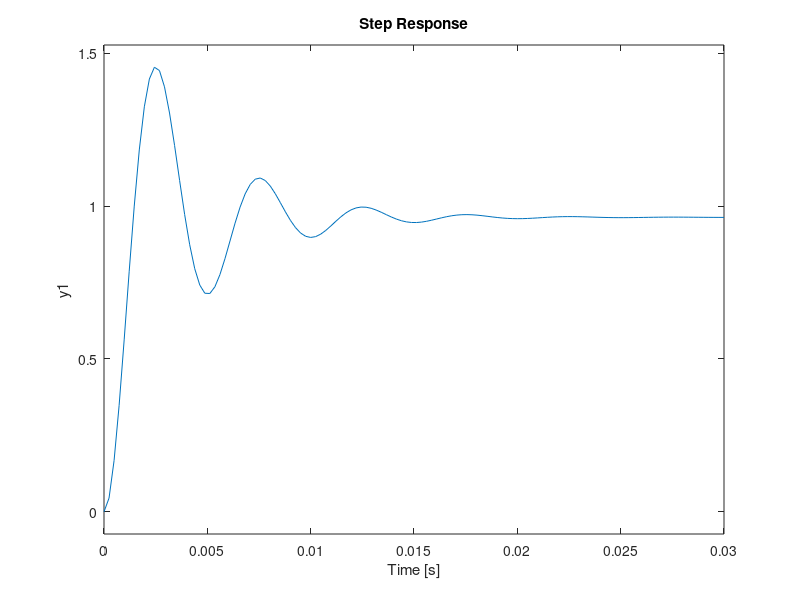
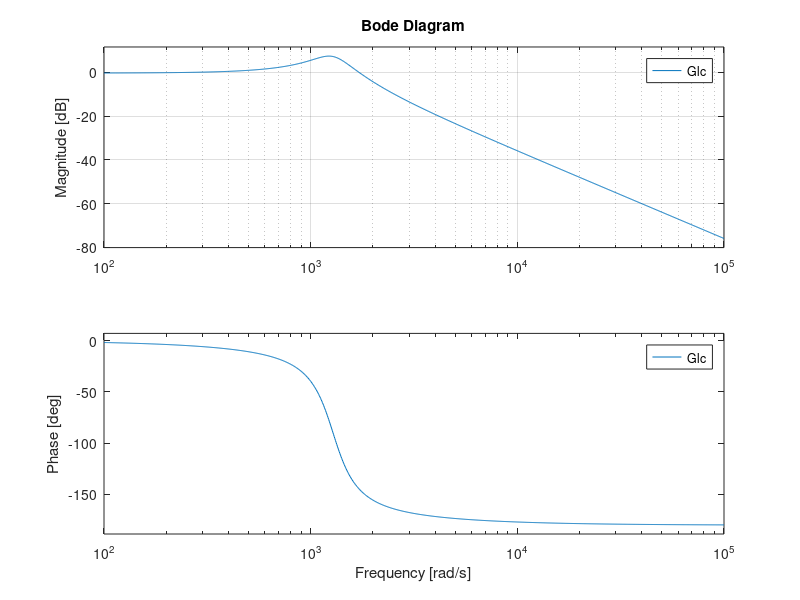
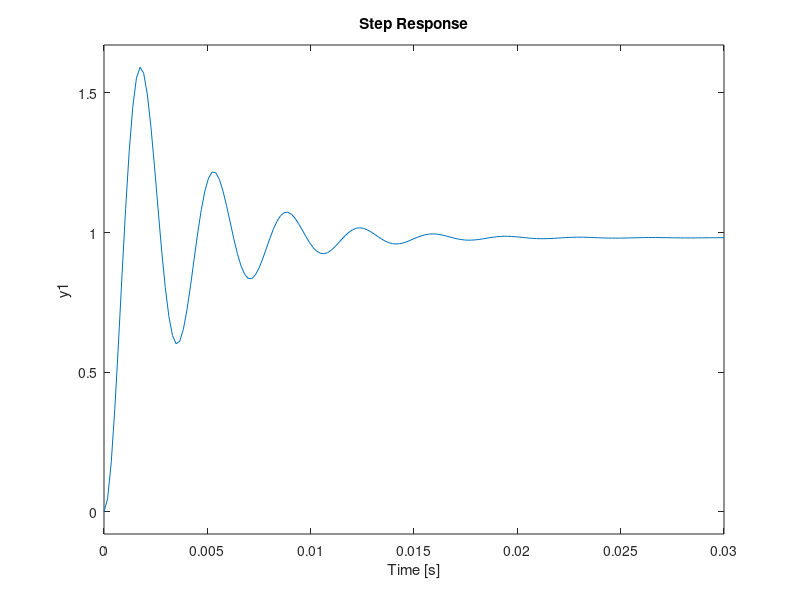
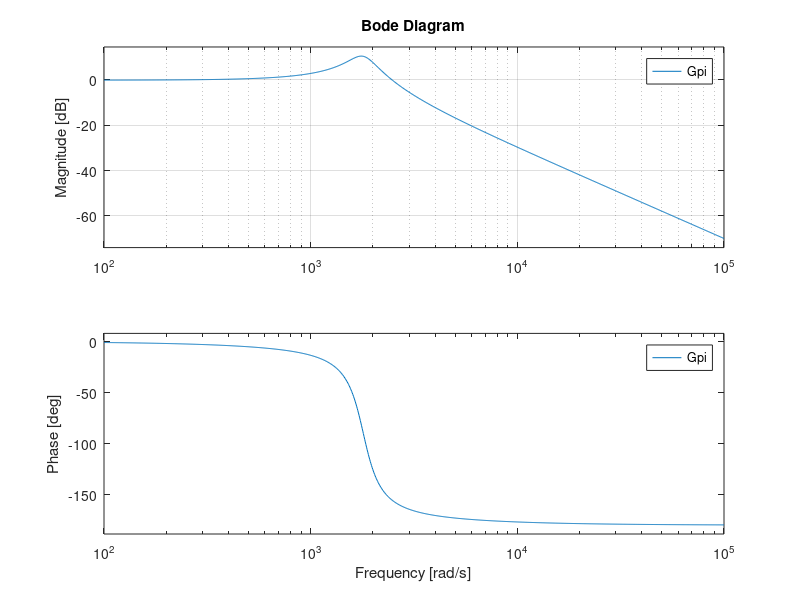

The MATLAB script that drew these images, in order:
%%                     MOTOR Corriente Directa
%%                       FT salida velocidad
%%          Se usan los parámetros de los motores Veneta 
%%  que se encuentran en el laboratorio de Sistemas de Control

La=2.8e-3; %inductancia
Ra=1.5; %resistencia
Jm=5.18e-6; % inercia
ki=0.046; % constantes
kb=0.0191;
FLAG1 = false;
FLAG2 = false;

%% Parámetros de la FT de segundo orden (salida velocidad)
num1a=ki;
den1a=[Jm*La Ra*Jm kb*ki];
G1a=tf(num1a, den1a)

%% Respuesta escalón FT G1a (salida velocidad)
if(FLAG2)
    figure()
    step(G1a)
    grid on

    %% Bode G1a
    figure()
    bode(G1a)
    grid
end
%% Control Proporcional de velocidad %%%%%%%%%%%%%%%%%%%%%
% Ganancia proporcional
Kp=0.5; % si se modifica esta ganancia cambiará la respuesta escalón y el bode
% FT de lazo
Gl=Kp*G1a;

if(FLAG2)
    %% Respuesta escalón FT de lazo
    figure()
    step(Gl)
    grid on


    %% Bode FT de lazo
    figure()
    bode(Gl)
    grid
end

%M = feedback(M1 ,M2) calcula la FT M
Glc = feedback(Gl, 1);

figure()
step(Glc)
grid

figure()
bode(Glc)
grid


%% Control PI
Gpi = feedback(Kp*(1+tf(1,[0 1]))*G1a,1);
figure()
step(Gpi)
grid

figure()
bode(Gpi)
grid



